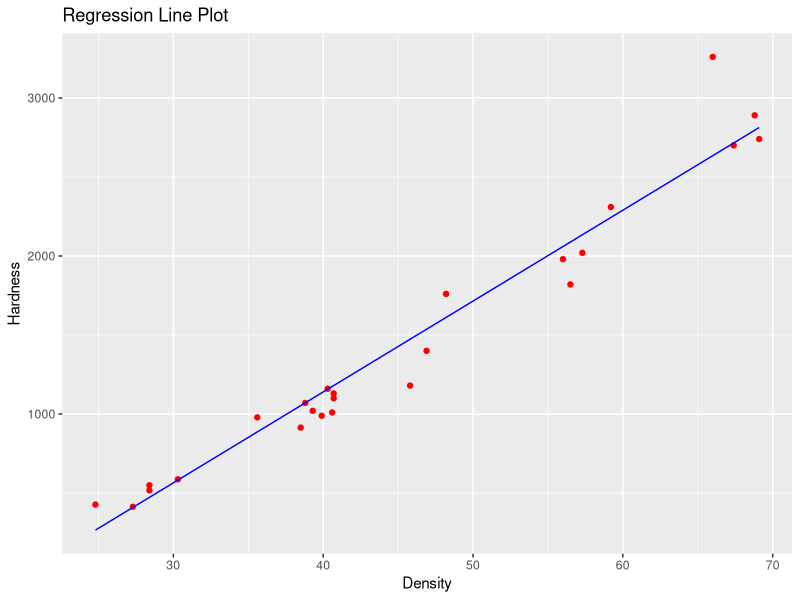
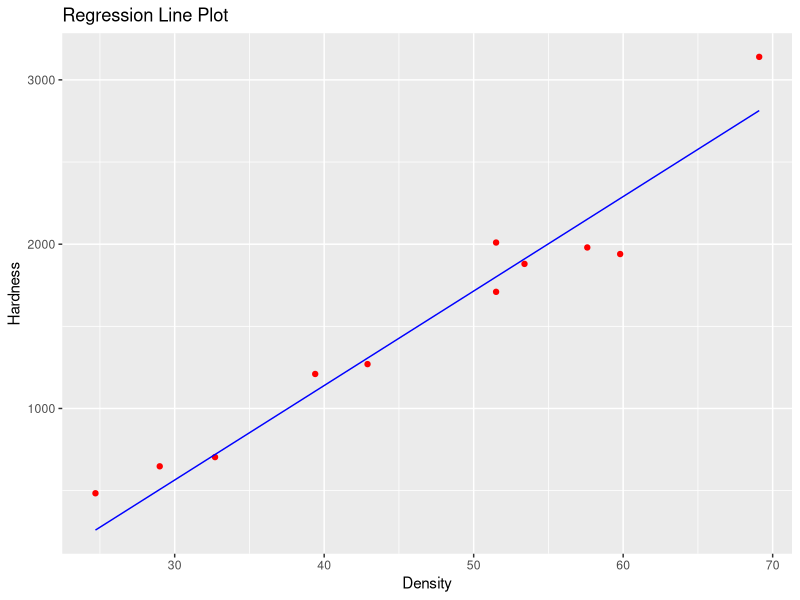
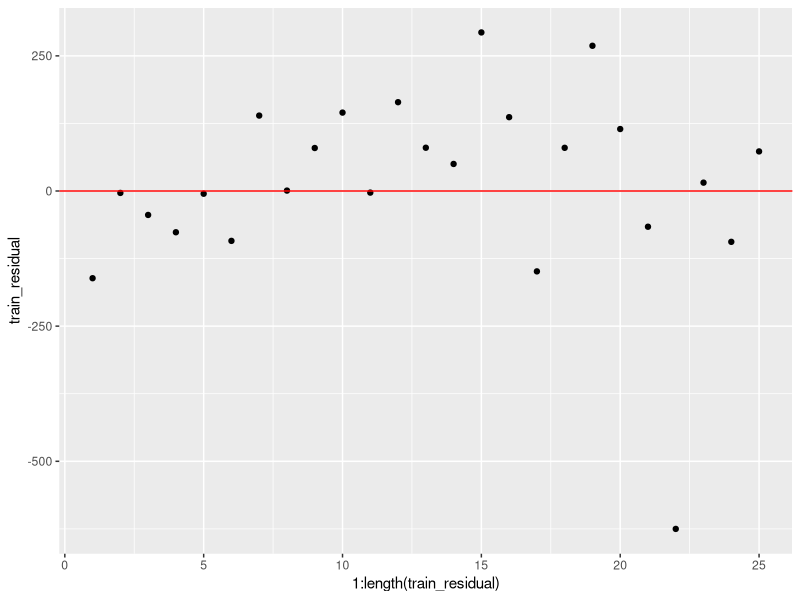
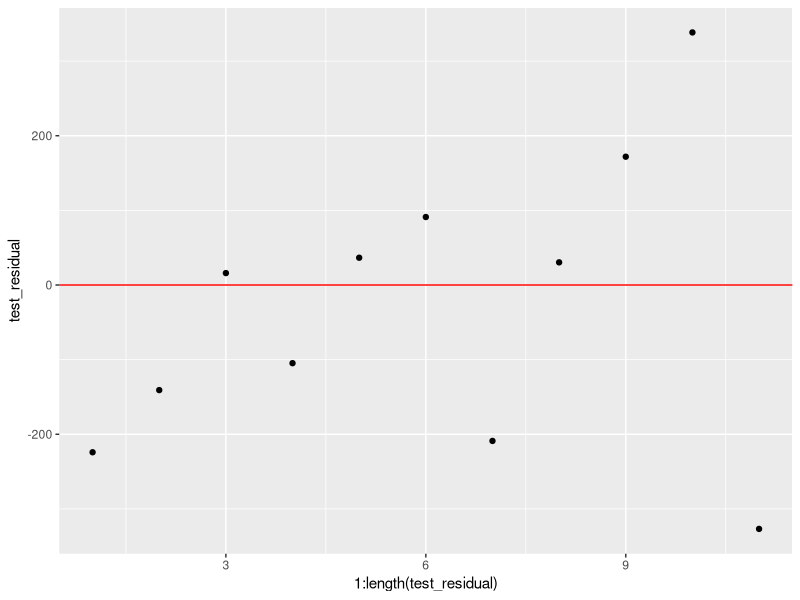
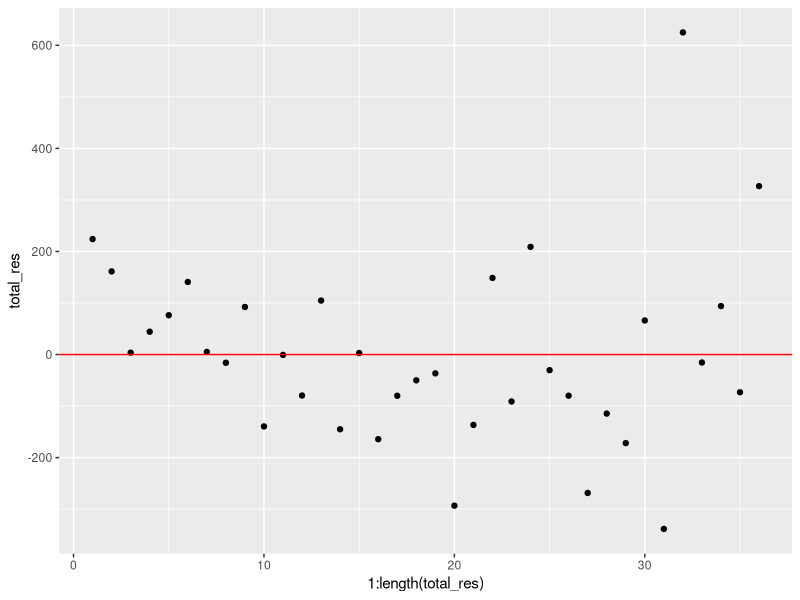

These charts were generated, in order, by the following R code:
# Same procedure on Hardwood dataset
library(caTools)
library(ggplot2)
set.seed(7)

df = read.csv("eucalypt_hardwoods.csv")

# predicting hardness based on density
split = sample.split(df$hardness, SplitRatio = 0.7)            

training_set = subset(df, split == TRUE)
test_set = subset(df, split == FALSE)

model = lm(formula = hardness ~ density, data = df)
print(model)

y_train_pred = predict(model, training_set)
y_test_pred = predict(model, test_set)

ggplot() +
  geom_point(aes(x = training_set$density,
                 y = training_set$hardness),
             colour = "red") +
  geom_line(aes(x = training_set$density,
                y = y_train_pred),
            colour = "blue") +
  ggtitle("Regression Line Plot")+
  xlab("Density") + 
  ylab("Hardness")

ggplot() +
  geom_point(aes(x = test_set$density,
                 y = test_set$hardness),
             colour = "red") +
  geom_line(aes(x = test_set$density,
                y = y_test_pred),
            colour = "blue") +
  ggtitle("Regression Line Plot")+
  xlab("Density") + 
  ylab("Hardness")

# computing residuals
train_residual = y_train_pred - training_set$hardness
test_residual = y_test_pred - test_set$hardness

ggplot() +
  geom_point(aes(x = 1:length(train_residual),
                 y = train_residual),
             colour = "black") + 
  geom_hline(yintercept = 0,
             linetype = "solid",
             color = "red")

ggplot() +
  geom_point(aes(x = 1:length(test_residual),
                 y = test_residual),
             colour = "black") + 
  geom_hline(yintercept = 0,
             linetype = "solid",
             color = "red")

pred = predict(model,df)
total_res = df$hardness - pred
ggplot() +
  geom_point(aes(x = 1:length(total_res),
                 y = total_res),
             colour = "black") + 
  geom_hline(yintercept = 0,
             linetype = "solid",
             color = "red")
